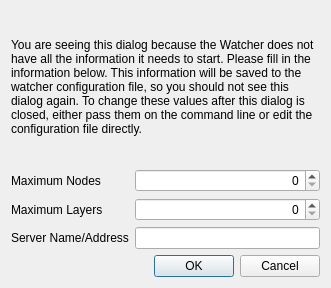
<?xml version="1.0" encoding="UTF-8"?>
<ui version="4.0">
 <class>watcherConfigurationDialog</class>
 <widget class="QDialog" name="watcherConfigurationDialog">
  <property name="geometry">
   <rect>
    <x>0</x>
    <y>0</y>
    <width>331</width>
    <height>288</height>
   </rect>
  </property>
  <property name="windowTitle">
   <string>Configuration Information</string>
  </property>
  <property name="windowIcon">
   <iconset resource="watcherResources.qrc">
    <normaloff>:/icons/resources/watcher.png</normaloff>:/icons/resources/watcher.png</iconset>
  </property>
  <layout class="QGridLayout" name="gridLayout">
   <item row="0" column="0" colspan="2">
    <widget class="QLabel" name="label_4">
     <property name="text">
      <string>You are seeing this dialog because the Watcher does not have all the information it needs to start. Please fill in the information below. This information will be saved to the watcher configuration file, so you should not see this dialog again. To change these values after this dialog is closed, either pass them on the command line or edit the configuration file directly. </string>
     </property>
     <property name="wordWrap">
      <bool>true</bool>
     </property>
    </widget>
   </item>
   <item row="1" column="0">
    <widget class="QLabel" name="label">
     <property name="text">
      <string>Maximum Nodes</string>
     </property>
    </widget>
   </item>
   <item row="1" column="1">
    <widget class="QSpinBox" name="maxNodesBox">
     <property name="layoutDirection">
      <enum>Qt::LeftToRight</enum>
     </property>
     <property name="alignment">
      <set>Qt::AlignRight|Qt::AlignTrailing|Qt::AlignVCenter</set>
     </property>
     <property name="maximum">
      <number>65536</number>
     </property>
     <property name="intMaxNodes" stdset="0">
      <number>0</number>
     </property>
    </widget>
   </item>
   <item row="2" column="0">
    <widget class="QLabel" name="label_2">
     <property name="text">
      <string>Maximum Layers</string>
     </property>
    </widget>
   </item>
   <item row="2" column="1">
    <widget class="QSpinBox" name="maxLayersBox">
     <property name="alignment">
      <set>Qt::AlignRight|Qt::AlignTrailing|Qt::AlignVCenter</set>
     </property>
     <property name="maximum">
      <number>65536</number>
     </property>
    </widget>
   </item>
   <item row="3" column="0">
    <widget class="QLabel" name="label_3">
     <property name="text">
      <string>Server Name/Address</string>
     </property>
    </widget>
   </item>
   <item row="3" column="1">
    <widget class="QLineEdit" name="serverNameEditBox">
     <property name="alignment">
      <set>Qt::AlignRight|Qt::AlignTrailing|Qt::AlignVCenter</set>
     </property>
    </widget>
   </item>
   <item row="4" column="0" colspan="2">
    <widget class="QDialogButtonBox" name="ConfigurationInput">
     <property name="orientation">
      <enum>Qt::Horizontal</enum>
     </property>
     <property name="standardButtons">
      <set>QDialogButtonBox::Cancel|QDialogButtonBox::Ok</set>
     </property>
    </widget>
   </item>
  </layout>
 </widget>
 <tabstops>
  <tabstop>maxNodesBox</tabstop>
  <tabstop>maxLayersBox</tabstop>
  <tabstop>serverNameEditBox</tabstop>
  <tabstop>ConfigurationInput</tabstop>
 </tabstops>
 <resources>
  <include location="watcherResources.qrc"/>
 </resources>
 <connections>
  <connection>
   <sender>ConfigurationInput</sender>
   <signal>accepted()</signal>
   <receiver>watcherConfigurationDialog</receiver>
   <slot>accept()</slot>
   <hints>
    <hint type="sourcelabel">
     <x>248</x>
     <y>254</y>
    </hint>
    <hint type="destinationlabel">
     <x>157</x>
     <y>274</y>
    </hint>
   </hints>
  </connection>
  <connection>
   <sender>ConfigurationInput</sender>
   <signal>rejected()</signal>
   <receiver>watcherConfigurationDialog</receiver>
   <slot>reject()</slot>
   <hints>
    <hint type="sourcelabel">
     <x>316</x>
     <y>260</y>
    </hint>
    <hint type="destinationlabel">
     <x>286</x>
     <y>274</y>
    </hint>
   </hints>
  </connection>
 </connections>
</ui>
